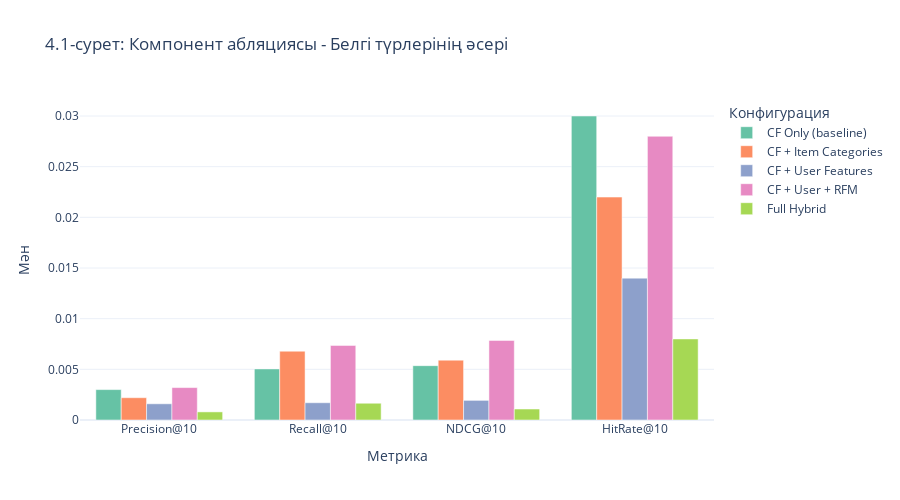

Notebook source saved alongside this figure:
### Code cell
# Visualization: Bar chart comparison
metrics_to_plot = ["Precision@10", "Recall@10", "NDCG@10", "HitRate@10"]
fig1 = plot_ablation_comparison(
    component_df,
    metrics_to_plot,
    "4.1-сурет: Компонент абляциясы - Белгі түрлерінің әсері"
)
fig1.show()

# Save figure
fig1.write_html(OUTPUT_DIR / "fig_component_ablation.html")

### Figure 1 — Plotly figure (JSON) as saved in the notebook; plotly's stock layout.template omitted (floating-point values rounded to 4 significant figures)
{"data": [{"marker": {"color": "rgb(102,194,165)"}, "name": "CF Only (baseline)", "type": "bar", "x": ["Precision@10", "Recall@10", "NDCG@10", "HitRate@10"], "y": [0.003, 0.005043, 0.005361, 0.03]}, {"marker": {"color": "rgb(252,141,98)"}, "name": "CF + Item Categories", "type": "bar", "x": ["Precision@10", "Recall@10", "NDCG@10", "HitRate@10"], "y": [0.0022, 0.006791, 0.005906, 0.022]}, {"marker": {"color": "rgb(141,160,203)"}, "name": "CF + User Features", "type": "bar", "x": ["Precision@10", "Recall@10", "NDCG@10", "HitRate@10"], "y": [0.0016, 0.001704, 0.001938, 0.014]}, {"marker": {"color": "rgb(231,138,195)"}, "name": "CF + User + RFM", "type": "bar", "x": ["Precision@10", "Recall@10", "NDCG@10", "HitRate@10"], "y": [0.0032, 0.007362, 0.007853, 0.028]}, {"marker": {"color": "rgb(166,216,84)"}, "name": "Full Hybrid", "type": "bar", "x": ["Precision@10", "Recall@10", "NDCG@10", "HitRate@10"], "y": [0.0008, 0.001654, 0.001083, 0.008]}], "layout": {"barmode": "group", "height": 500, "legend": {"title": {"text": "Конфигурация"}}, "title": {"text": "4.1-сурет: Компонент абляциясы - Белгі түрлерінің әсері"}, "xaxis": {"title": {"text": "Метрика"}}, "yaxis": {"title": {"text": "Мән"}}}}
